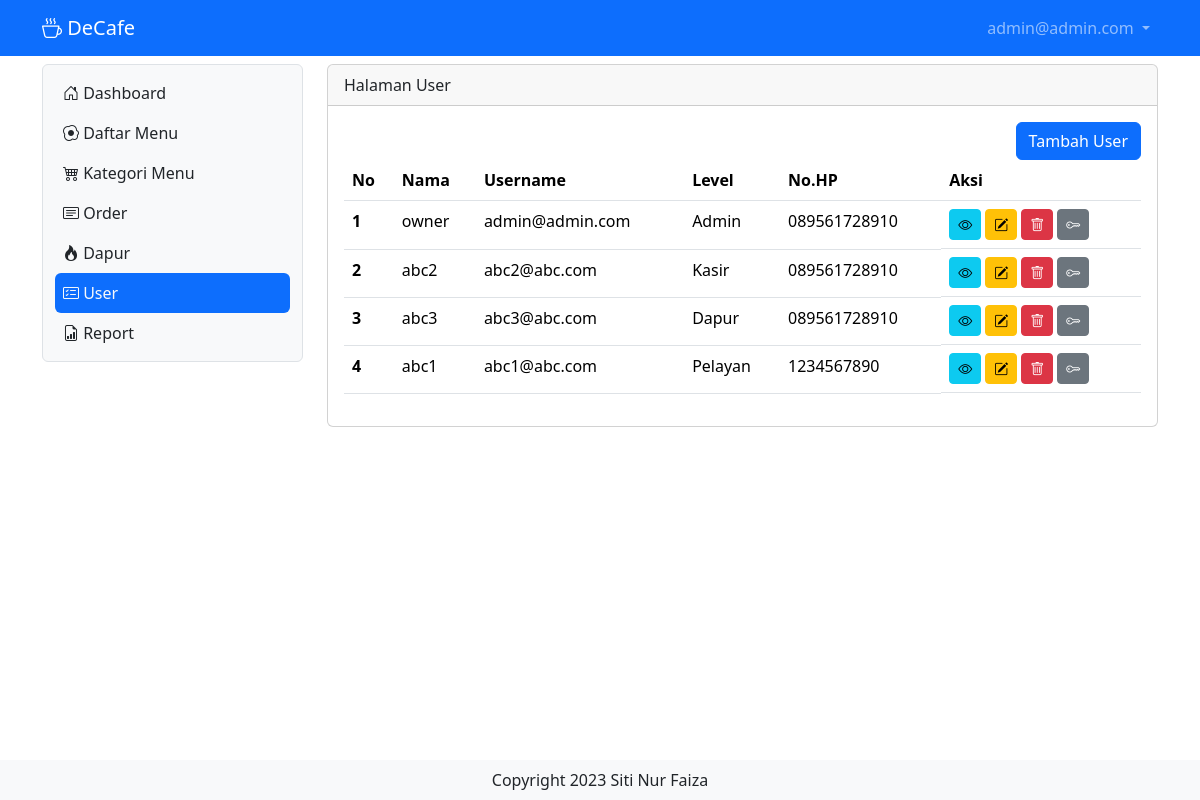
The page /user (signed in) on the database its author committed.
### tables this page shows
CREATE TABLE IF NOT EXISTS `tb_user` (
  `id` int NOT NULL AUTO_INCREMENT,
  `nama` varchar(200) DEFAULT NULL,
  `username` varchar(200) DEFAULT NULL,
  `password` varchar(200) DEFAULT NULL,
  `level` int DEFAULT NULL,
  `nohp` varchar(15) DEFAULT NULL,
  `alamat` varchar(300) DEFAULT NULL,
  PRIMARY KEY (`id`) USING BTREE
);

### user.php (the view, shortened to what this page needs)
<?php
include "proses/connect.php";
$query = mysqli_query($conn, "SELECT * FROM tb_user");
while ($record = mysqli_fetch_array($query)) {
    $result[] = $record;
}
?>
<div class="col-lg-9 mt-2">
    <div class="card">
        <div class="card-header">
            Halaman User
        </div>
        <div class="card-body">
            <div class="row">
                <div class="col d-flex justify-content-end">
                    <button class="btn btn-primary" data-bs-toggle="modal" data-bs-target="#ModalTambahUser"> Tambah User</button>
                </div>
            </div>
            <?php
            if (empty($result)) {
                echo "Data user tidak ada";
            } else {
            ?>
                <div class="table-responsive">
                    <table class="table table-hover">
                        <thead>
                            <tr>
                                <th scope="col">No</th>
                                <th scope="col">Nama</th>
                                <th scope="col">Username</th>
                                <th scope="col">Level</th>
                                <th scope="col">No.HP</th>
                                <th scope="col">Aksi</th>
                            </tr>
                        </thead>
                        <tbody>
                            <?php
                            $no = 1;
                            foreach ($result as $row) {
                            ?>
                                <tr>
                                    <th scope="row"><?php echo $no++ ?></th>
                                    <td><?php echo $row['nama'] ?></td>
                                    <td><?php echo $row['username'] ?></td>
                                    <td><?php
                                        if ($row['level'] == 1) {
                                            echo "Admin";
                                        } elseif ($row['level'] == 2) {
                                            echo "Kasir";
                                        } elseif ($row['level'] == 3) {
                                            echo "Pelayan";
                                        } elseif ($row['level'] == 4) {
                                            echo "Dapur";
                                        }
                                        ?></td>
                                    <td><?php echo $row['nohp'] ?></td>
                                    <td class="d-flex">
                                        <button class="btn btn-info btn-sm me-1" data-bs-toggle="modal" data-bs-target="#ModalView<?php echo $row['id'] ?>"><i class="bi bi-eye"></i></button>
                                        <button class="btn btn-warning btn-sm me-1" data-bs-toggle="modal" data-bs-target="#ModalEdit<?php echo $row['id'] ?>"><i class="bi bi-pencil-square"></i></button>
                                        <button class="btn btn-danger btn-sm me-1" data-bs-toggle="modal" data-bs-target="#ModalDelete<?php echo $row['id'] ?>"><i class="bi bi-trash"></i></button>
                                        <button class="btn btn-secondary btn-sm " data-bs-toggle="modal" data-bs-target="#ModalResetPassword<?php echo $row['id'] ?>"><i class="bi bi-key"></i></button>
                                    </td>
                                </tr>
                            <?php
                            }
                            ?>
                        </tbody>
                    </table>
                </div>
            <?php
            }
            ?>
        </div>
    </div>
</div>

### index.php (shortened to what this page needs)
<?php
if(isset($_GET['x']) && $_GET['x']=='home'){
    $page = "home.php";
    include "main.php";
}elseif(isset($_GET['x']) && $_GET['x']=='user'){
    if($_SESSION['level_decafe']==1){
        include "main.php";
    }else{
        $page = "home.php";
        include "main.php";
    }
}elseif(isset($_GET['x']) && $_GET['x']=='login'){
    include "login.php";
}elseif(isset($_GET['x']) && $_GET['x']=='logout'){
    include "proses/proses_logout.php";
}else{
    $page = "home.php";
    include "main.php";
}
?>

### main.php (shortened to what this page needs)
<?php
    include "proses/connect.php";
    $query = mysqli_query($conn, "SELECT * FROM tb_user WHERE username = '$_SESSION[username_decafe]'");
    $hasil = mysqli_fetch_array($query);
?>
<!doctype html>
<html lang="en">
<head>
    <link href="https://cdn.jsdelivr.net/npm/bootstrap@5.3.2/dist/css/bootstrap.min.css" rel="stylesheet">
    <link rel="stylesheet" href="https://cdn.jsdelivr.net/npm/bootstrap-icons@1.11.1/font/bootstrap-icons.css">
</head>
<body>
    <?php include "header.php"; ?>
    <div class="container-lg">
        <div class="row mb-5">
            <?php include "sidebar.php"; ?>
                <?php
                    include $page;
                ?>
        </div>
        <div class="fixed-bottom text-center bg-light py-2">
            Copyright 2023 Siti Nur Faiza
        </div>
    </div>
</body>
</html>

### header.php (shortened to what this page needs)
<?php
include "proses/connect.php";
$query = mysqli_query($conn, "SELECT * FROM tb_user WHERE username='$_SESSION[username_decafe]'");
?>
<nav class="navbar navbar-expand navbar-dark bg-primary sticky-top">
        <div class="container-lg">
            <a class="navbar-brand" href="."><i class="bi bi-cup-hot"> </i>DeCafe</a>
            <div class="collapse navbar-collapse justify-content-end" id="navbarNavDropdown">
                <ul class="navbar-nav">
                    <li class="nav-item dropdown">
                        <a class="nav-link dropdown-toggle" href="#" role="button" data-bs-toggle="dropdown" aria-expanded="false">
                            <?php   echo $hasil['username']; ?>
                        </a>
                    </li>
                </ul>
            </div>
        </div>
    </nav>

### sidebar.php (shortened to what this page needs)
<div class="col-lg-3">
                <nav class="navbar navbar-expand-lg bg-light rounded border mt-2">
                    <div class="container-fluid">
                        <div class="offcanvas offcanvas-start" tabindex="-1" id="offcanvasNavbar" aria-labelledby="offcanvasNavbarLabel" style="width: 250px;">
                            <div class="offcanvas-body">
                                <ul class="navbar-nav nav-pills flex-column justify-content-end flex-grow-1">
                                    <li class="nav-item">
                                        <a class="nav-link ps-2 <?php echo ((isset($_GET['x']) && $_GET['x']=='home') || !isset($_GET['x'])) ? 'active link-light' : 'link-dark' ; ?> " aria-current="page" href="home"><i class="bi bi-house-door"></i> Dashboard</a>
                                    </li>
                                    <?php if($hasil['level']==1 || $hasil['level']==3) { ?>
                                    <li class="nav-item">
                                        <a class="nav-link  ps-2 <?php echo (isset($_GET['x']) && $_GET['x']=='menu') ? 'active link-light' : 'link-dark' ; ?>" href="menu"><i class="bi bi-egg-fried"></i> Daftar Menu</a>
                                    </li>
                                    <?php } ?>
                                    <?php if($hasil['level']==1) { ?>
                                    <li class="nav-item">
                                        <a class="nav-link  ps-2 <?php echo (isset($_GET['x']) && $_GET['x']=='katmenu') ? 'active link-light' : 'link-dark' ; ?>" href="katmenu"><i class="bi bi-cart4"></i> Kategori Menu</a>
                                    </li>
                                    <?php } ?>
                                    <?php if($hasil['level']==1 || $hasil['level']==2 || $hasil['level']==3) { ?>
                                    <li class="nav-item">
                                        <a class="nav-link  ps-2 <?php echo (isset($_GET['x']) && $_GET['x']=='order') ? 'active link-light' : 'link-dark' ; ?>" href="order"><i class="bi bi-card-text"></i> Order</a>
                                    </li>
                                    <?php } ?>
                                    <?php if($hasil['level']==1 || $hasil['level']==4) { ?>
                                    <li class="nav-item">
                                        <a class="nav-link  ps-2 <?php echo (isset($_GET['x']) && $_GET['x']=='dapur') ? 'active link-light' : 'link-dark' ; ?>" href="dapur"><i class="bi bi-fire"></i> Dapur</a>
                                    </li>
                                    <?php } ?>
                                    <?php if($hasil['level']==1) { ?>
                                    <li class="nav-item">
                                        <a class="nav-link  ps-2 <?php echo (isset($_GET['x']) && $_GET['x']=='user') ? 'active link-light' : 'link-dark' ; ?>" href="user"><i class="bi bi-card-checklist"></i> User</a>
                                    </li>
                                    <li class="nav-item">
                                        <a class="nav-link  ps-2 <?php echo (isset($_GET['x']) && $_GET['x']=='report') ? 'active link-light' : 'link-dark' ; ?>" href="report"><i class="bi bi-file-earmark-bar-graph"></i> Report</a>
                                    </li>
                                    <?php } ?>
                                </ul>
                            </div>
                        </div>
                    </div>
                </nav>
            </div>

### rows shown on the page
tb_user: username "admin@admin.com", nama "owner", level "Admin", nohp "089561728910"
tb_user: nama "abc2", username "abc2@abc.com", level "Kasir", nohp "089561728910"
tb_user: nama "abc3", username "abc3@abc.com", level "Dapur", nohp "089561728910"
tb_user: nama "abc1", username "abc1@abc.com", level "Pelayan", nohp "1234567890"
